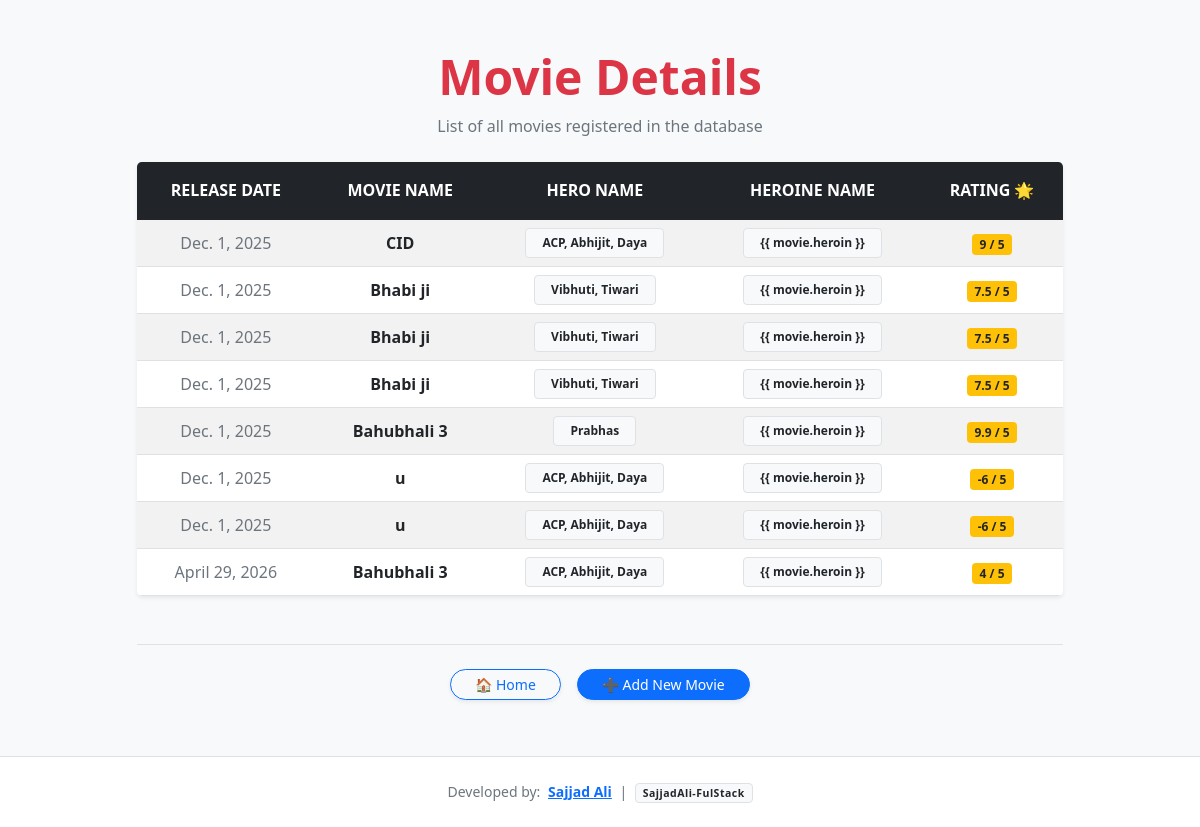
The app's page /display/ with its own data.
### testapp/models.py (models this page shows)
class Movie(models.Model):  # Movie is a child class of Model
    rdate = models.DateField()
    moviename = models.CharField(max_length=49)
    hero = models.CharField(max_length=49)
    heroin = models.CharField(max_length=49)
    rating = models.FloatField()

### testapp/views.py (the view)
# urls.py: path('display/', views.display_view, name='display'),
def display_view(request):  # Display View
    movie_list = Movie.objects.all()
    return render(request, 'testapp/display.html', {'movie_list':movie_list})

### templates/testapp/display.html (shortened to what this page needs)
<!DOCTYPE html>
<html lang="en">
<head>
    <link href="https://cdn.jsdelivr.net/npm/bootstrap@5.1.3/dist/css/bootstrap.min.css" rel="stylesheet"
>
</head>
<body>
    <div class="container py-5 flex-shrink-0">
        <div class="row justify-content-center">
            <div class="col-lg-10">
                {% if movie_list %}
                <div class="text-center mb-4">
                    <h1 class="fw-bold text-danger display-5">Movie Details</h1>
                    <p class="text-muted">List of all movies registered in the database</p>
                </div>
                <div class="card shadow-sm border-0 rounded-3 overflow-hidden">
                    <div class="table-responsive">
                        <table class="table table-hover table-striped align-middle mb-0 text-center">
                            <thead class="table-dark text-uppercase fs-7">
                                <tr>
                                    <th scope="col" class="py-3">Release Date</th>
                                    <th scope="col" class="py-3">Movie Name</th>
                                    <th scope="col" class="py-3">Hero Name</th>
                                    <th scope="col" class="py-3">Heroine Name</th>
                                    <th scope="col" class="py-3">Rating 🌟</th>
                                </tr>
                            </thead>
                            <tbody>
                                {% for movie in movie_list %}
                                <tr>
                                    <td class="fw-medium text-secondary">{{ movie.rdate }}</td>
                                    <td class="fw-bold text-dark">{{ movie.moviename }}</td>
                                    <td><span class="badge bg-light text-dark border px-3 py-2">{{ movie.hero }}</span>
                                    </td>
                                    <td><span class="badge bg-light text-dark border px-3 py-2">{{ movie.heroin
                                            }}</span></td>
                                    <td>
                                        <span class="badge bg-warning text-dark fw-bold px-2.5 py-1.5">
                                            {{ movie.rating }} / 5
                                        </span>
                                    </td>
                                </tr>
                                {% endfor %}
                            </tbody>
                        </table>
                    </div>
                </div>
                {% endif %}
                <div class="d-flex gap-3 justify-content-center border-top pt-4 mt-5 mb-2">
                    <a href="{% url 'home' %}"
                        class="btn btn-outline-primary btn-sm px-4 rounded-pill shadow-sm transition-link">
                        🏠 Home
                    </a>
                    <a href="{% url 'add' %}"
                        class="btn btn-primary btn-sm px-4 rounded-pill shadow-sm transition-link">
                        ➕ Add New Movie
                    </a>
                </div>
            </div>
        </div>
    </div>
    <footer class="bg-white border-top py-4 mt-auto">
        <div class="container text-center">
            <p class="mb-0 text-muted small">
                Developed by:
                <span class="dev-name fw-bold text-dark mx-1">
                    <a href="https://www.linkedin.com/in/sajjadali-fullstack/" target="_blank">Sajjad Ali</a>
                </span>
                |
                <a href="https://github.com/sajjadali-fullstack" target="_blank"
                    class="github-id badge bg-light text-dark border ms-1 text-decoration-none">
                    SajjadAli-FulStack
                </a>
            </p>
        </div>
    </footer>
</body>
</html>

### templates/testapp/display.html (style rules this page uses)
html, body { height: 100%; }
body { display: flex; flex-direction: column; background-color: #f8f9fa; }
.transition-link { transition: all 0.3s ease; }
.dev-name { transition: color 0.4s ease, transform 0.4s ease; display: inline-block; cursor: pointer; }
.github-id { transition: all 0.4s cubic-bezier(0.175, 0.885, 0.32, 1.275); font-weight: 600; letter-spacing: 0.5px; }

### records on screen
Movie: rdate "Dec. 1, 2025", moviename "CID", hero "ACP, Abhijit, Daya", rating "9"
Movie: rdate "Dec. 1, 2025", moviename "Bhabi ji", hero "Vibhuti, Tiwari", rating "7.5"
Movie: rdate "Dec. 1, 2025", moviename "Bhabi ji", hero "Vibhuti, Tiwari", rating "7.5"
Movie: rdate "Dec. 1, 2025", moviename "Bhabi ji", hero "Vibhuti, Tiwari", rating "7.5"
Movie: rdate "Dec. 1, 2025", moviename "Bahubhali 3", hero "Prabhas", rating "9.9"
Movie: rdate "Dec. 1, 2025", moviename "u", hero "ACP, Abhijit, Daya", rating "-6"
Movie: rdate "Dec. 1, 2025", moviename "u", hero "ACP, Abhijit, Daya", rating "-6"
Movie: rdate "April 29, 2026", moviename "Bahubhali 3", hero "ACP, Abhijit, Daya", rating "4"
